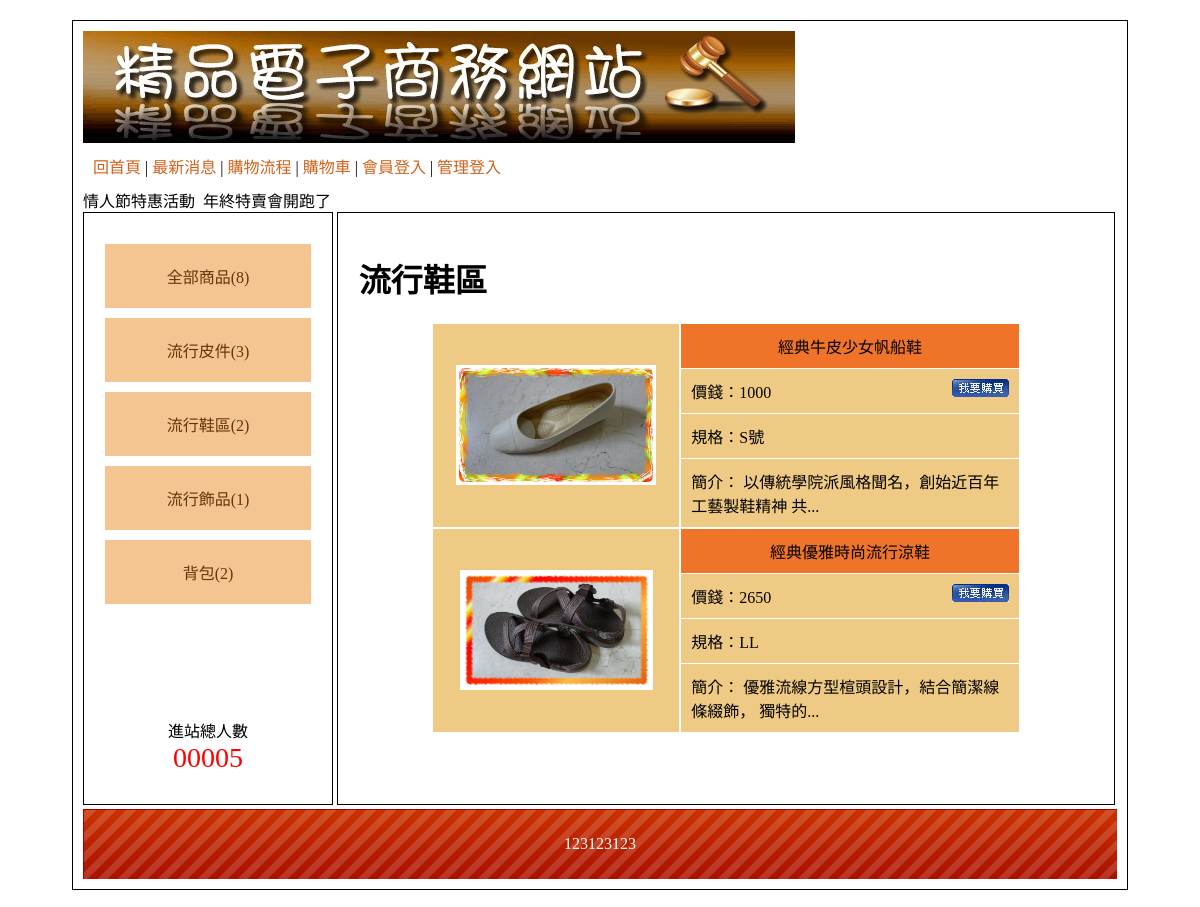
Page /?type=2 on the committed database.
### tables this page shows
CREATE TABLE `type` (
  `id` int(11) UNSIGNED NOT NULL,
  `name` text NOT NULL,
  `parent` int(11) UNSIGNED NOT NULL
);

CREATE TABLE `goods` (
  `id` int(11) UNSIGNED NOT NULL,
  `no` text NOT NULL,
  `name` text NOT NULL,
  `price` int(11) UNSIGNED NOT NULL,
  `spec` text NOT NULL,
  `qt` int(11) UNSIGNED NOT NULL,
  `img` text NOT NULL,
  `intro` text NOT NULL,
  `big` int(11) UNSIGNED NOT NULL,
  `mid` int(11) UNSIGNED NOT NULL,
  `sh` int(1) UNSIGNED NOT NULL
);

CREATE TABLE `bot` (
  `id` int(11) UNSIGNED NOT NULL,
  `text` text NOT NULL
);

### api/base.php (called while the page is built, shortened)
<?php
class DB
{
    protected $table;
    protected $pdo;
    protected $dsn = "mysql:host=localhost;chartset=utf8;dbname=db15-0907";
    public function __construct($table)
    {
        $this->table = $table;
        $this->pdo = new PDO($this->dsn,'root','');
    }
    public function all(...$arg)
    {
        $sql = "SELECT * FROM `$this->table` ";
        if(isset($arg[0])){
            if(is_array($arg[0])){
                foreach ($arg[0] as $key => $value) {
                    $tmp[] = " `$key` = '$value' ";
                }
                $sql .= " WHERE " . join('AND',$tmp);
            }else{
            $sql .= $arg[0];
            }
        }
        return $this->pdo->query($sql)->fetchAll(PDO::FETCH_ASSOC);
    }
    public function find($id)
    {
        $sql = "SELECT * FROM `$this->table` ";
            if(is_array($id)){
                foreach ($id as $key => $value) {
                    $tmp[] = " `$key` = '$value' ";
                }
                $sql .= " WHERE " . join('AND',$tmp);
            }else{
            $sql .= " WHERE `id` = '$id' ";
            }
        return $this->pdo->query($sql)->fetch(PDO::FETCH_ASSOC);
    }
    public function math($math,$col,...$arg)
    {
        $sql = "SELECT $math($col) FROM `$this->table` ";
        if(isset($arg[0])){
            if(is_array($arg[0])){
                foreach ($arg[0] as $key => $value) {
                    $tmp[] = " `$key` = '$value' ";
                }
                $sql .= " WHERE " . join('AND',$tmp);
            }else{
            $sql .= $arg[0];
            }
        }
        return $this->pdo->query($sql)->fetchColumn();
    }
}
$Bot = new DB('bot');
$Goods = new DB('goods');
$Type = new DB('type');
?>

### index.php (the view, shortened to what this page needs)
<?php
include('./api/base.php');
$do = ($_GET['do'])??'main';
?>
<!DOCTYPE html
    PUBLIC "-//W3C//DTD XHTML 1.0 Transitional//EN" "http://www.w3.org/TR/xhtml1/DTD/xhtml1-transitional.dtd">
<html xmlns="http://www.w3.org/1999/xhtml">
<head>
    <link href="./css/css.css" rel="stylesheet" type="text/css">
</head>
<body>
    <div id="main">
        <div id="top">
            <a href="./index.php">
                <img src="./icon/0416.jpg">
            </a>
            <div style="padding:10px;">
                <a href="?">回首頁</a> |
                <a href="?do=news">最新消息</a> |
                <a href="?do=look">購物流程</a> |
                <a href="?do=buycart">購物車</a>
                |
                <?php
                if(isset($_SESSION['mem'])){
                ?>
                <a href="./api/logout.php?table=mem">登出</a>
                <?php
                }else{
                ?>
                <a href="?do=login">會員登入</a>
                <?php
                }
                ?>
                |
                <?php
                if(isset($_SESSION['admin'])){
                ?>
                <a href="./back.php">返回管理</a>
                <?php
                }else{
                ?>
                <a href="?do=admin">管理登入</a>
                <?php
                }
                ?>
            </div>
            <marquee>情人節特惠活動&nbsp;&nbsp;年終特賣會開跑了</marquee>
        </div>
        <div id="left" class="ct">
            <a href="?type=0">全部商品(<?=$Goods->math('COUNT','id',['sh'=>1])?>)</a>
            <div style="min-height:400px;">
                <?php
                $bigs = $Type->all(['parent'=>0]);
                foreach ($bigs as $key => $big) {
                ?>
                <div class="bigtype">
                    <a href="?type=<?=$big['id']?>">
                        <?=$big['name']?>(<?=$Goods->math('COUNT','id',['sh'=>1,'big'=>$big['id']])?>)
                    </a>
                </div>
                <?php
                }
                ?>
            </div>
            <span>
                <div>進站總人數</div>
                <div style="color:#f00; font-size:28px;">
                    00005 </div>
            </span>
        </div>
        <div id="right">
            <?php
            if(file_exists('./front/'.$do.'.php')){
                include('./front/'.$do.'.php');
            }else{
                include('./front/main.php');
            }
            ?>
        </div>
        <div id="bottom" style="line-height:70px;background:url(./icon/bot.png); color:#FFF;" class="ct">
            <?=$Bot->find(1)['text']?>
        </div>
    </div>
</body>
</html>

### front/main.php
<?php
$gettype = ($_GET['type'])??0;
$title = '';
if($gettype == 0){
    $goods = $Goods->all();
    $title = '全部商品';
}else{
    $type = $Type->find($gettype);
    if($type['parent'] == 0){
        $goods = $Goods->all(['big'=>$gettype]);
        $title = $type['name'];
    }else{
        $goods = $Goods->all(['mid'=>$gettype]);
        $title = $Type->find($type['parent'])['name'].">".$type['name'];
    }
}
?>
<h1><?=$title?></h1>
<?php
foreach ($goods as $key => $good) {
?>
<div class="d-f w-80 aut">
    <div class="pp w-40 p-10 m-1 d-f a-c j-c">
        <a href="?do=intro&id=<?=$good['id']?>">
            <img src="./img/<?=$good['img']?>" alt="" style="height: 120px;">
        </a>
    </div>
    <div class="w-60">
        <div class="tt ct p-10 m-1">
            <?=$good['name']?>
        </div>
        <div class="pp p-10 m-1 d-f" style="justify-content: space-between;">
            價錢：<?=$good['price']?>
            <a href="?do=buycart&id=<?=$good['id']?>&qt=1">
                <img src="./icon/0402.jpg" alt="">
            </a>
        </div>
        <div class="pp p-10 m-1">
            規格：<?=$good['spec']?>
        </div>
        <div class="pp p-10 m-1">
            簡介：
            <?=mb_substr($good['intro'],0,25)?>...
        </div>
    </div>
</div>
<?php
}
?>

### css/css.css (style rules this page uses)
body { font-family:"微軟正黑體"; }
#main { width:1034px; padding:10px; margin:20px auto 20px auto; border:#000 solid 1px; min-height:768px; }
#top a { color:#CE631C; text-decoration:none; }
#left { display:inline-block; width:20%; padding:2%; height:550px; vertical-align:top; border:#000 1px solid; overflow: auto; }
#left a { display:block; padding:20px 5px 20px 5px; text-decoration:none; background:#F4C591; margin:10px auto 10px auto; color:#65350A; }
.ct { text-align:center; }
#right { display:inline-block; width:71%; padding:2%; height:550px; border:#000 1px solid; overflow: auto; }
#bottom { height:70px; background-size:cover; }
.tt { background:#EF7429; }
.pp { background:#EFCA85; }
.w-80 { width: 80%; }
.w-60 { width: 60%; }
.w-40 { width: 40%; }
.d-f { display: flex; }
.a-c { align-items: center; }
.j-c { justify-content: center; }
.aut { margin: auto; }
.p-10 { padding: 10px; }
.m-1 { margin: 1px; }

### rows in the picture
type: name "流行皮件", math "3"
type: name "流行鞋區", id "2"
type: name "流行飾品", math "1"
type: name "背包", math "2"
goods: img (picture), name "經典牛皮少女帆船鞋", price "1000", spec "S號", intro "以傳統學院派風格聞名，創始近百年工藝製鞋精神 共"
goods: img (picture), name "經典優雅時尚流行涼鞋", price "2650", spec "LL", intro "優雅流線方型楦頭設計，結合簡潔線條綴飾， 獨特的"
bot: text "123123123"

### other values in the picture
$Goods->math('COUNT','id',['sh'=>1]) "8"
